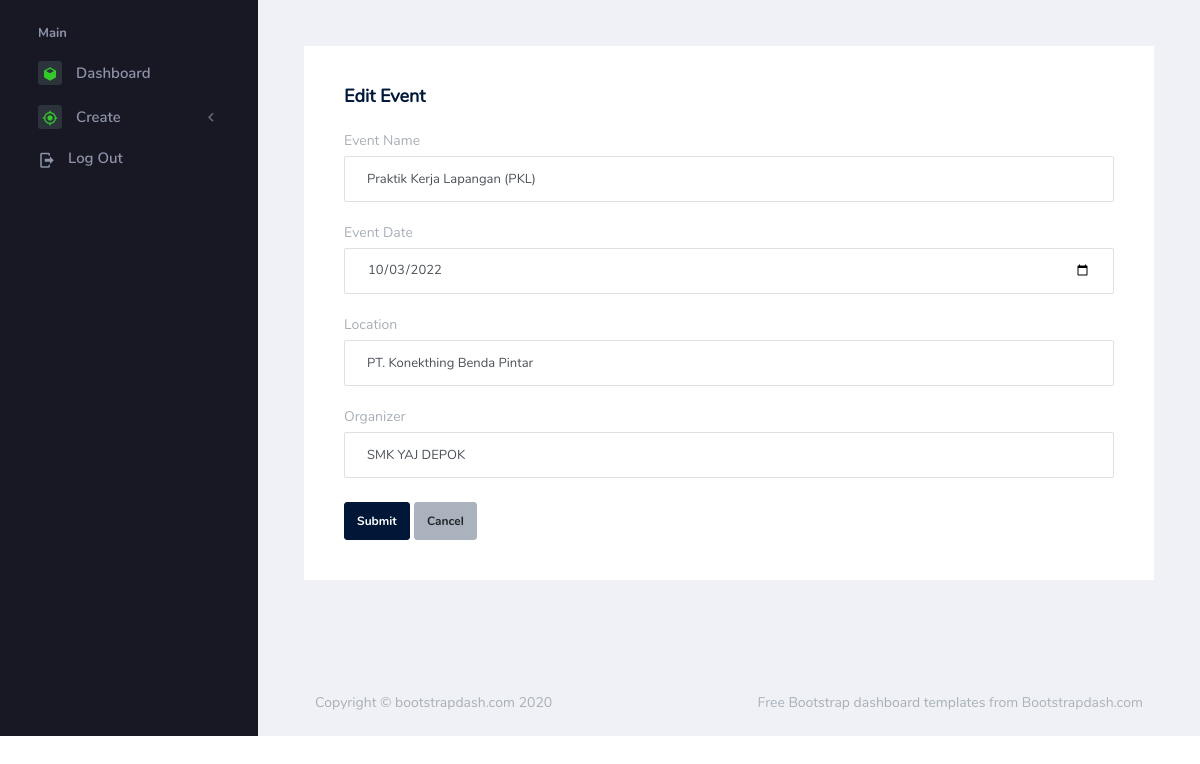
The app's page /admin/event/edit/1 with its own data.
### tables this page shows
CREATE TABLE `events` (
  `event_id` int(11) NOT NULL,
  `event_name` varchar(255) NOT NULL,
  `event_date` date NOT NULL,
  `location` varchar(255) NOT NULL,
  `organizer` varchar(255) DEFAULT NULL,
  `created_at` timestamp NOT NULL DEFAULT current_timestamp()
);

### application/controllers/admin/event.php (called while the page is built, shortened)
<?php
class event extends CI_Controller {
    public function __construct() {
        $this->load->model('M_event');
    }
public function edit($id)
	{
		$event = $this->M_event->getDataEventDetail($id);
		$data['event'] = $event;
		$this->load->view('admin/event/edit', $data);
	}
}

### index.php (called while the page is built, shortened)
<?php
require_once BASEPATH.'core/CodeIgniter.php';

### application/models/M_event.php (called while the page is built, shortened)
<?php
class M_Event extends CI_Model
{
    function getDataEventDetail($id)
    {
        $this->db->where('event_id', $id);
        $query =  $this->db->get('events');
        return $query->row();
    }
}

### application/views/admin/event/edit.php (the view, shortened to what this page needs)
<!DOCTYPE html>
<html lang="en">
  <head>
    <link rel="stylesheet" href="<?= base_url(); ?>/assets/vendors/mdi/css/materialdesignicons.min.css">
    <link rel="stylesheet" href="<?= base_url(); ?>/assets/vendors/flag-icon-css/css/flag-icon.min.css">
    <link rel="stylesheet" href="<?= base_url(); ?>/assets/vendors/css/vendor.bundle.base.css">
    <link rel="stylesheet" href="<?= base_url(); ?>/assets/vendors/font-awesome/css/font-awesome.min.css" />
    <link rel="stylesheet" href="<?= base_url(); ?>/assets/vendors/bootstrap-datepicker/bootstrap-datepicker.min.css">
    <link rel="stylesheet" href="<?= base_url(); ?>/assets/css/style.css">
  </head>
  <body>
        <div class="container-fluid page-body-wrapper">
        <nav class="sidebar sidebar-offcanvas" id="sidebar">
          <ul class="nav">
            <li class="nav-item nav-category">Main</li>
            <li class="nav-item">
              <a class="nav-link" href="dashboard_admin">
                <span class="icon-bg"><i class="mdi mdi-cube menu-icon"></i></span>
                <span class="menu-title">Dashboard</span>
              </a>
            </li>
            <li class="nav-item">
              <a class="nav-link" data-toggle="collapse" href="#ui-basic" aria-expanded="false" aria-controls="ui-basic">
                <span class="icon-bg"><i class="mdi mdi-crosshairs-gps menu-icon"></i></span>
                <span class="menu-title">Create</span>
                <i class="menu-arrow"></i>
              </a>
            </li>
            <li class="nav-item sidebar-user-actions">
              <div class="sidebar-user-menu">
                <a href="<?php echo base_url(); ?>admin/auth/logout" class="nav-link"><i class="mdi mdi-logout menu-icon"></i>
                  <span class="menu-title">Log Out</span></a>
              </div>
            </li>
          </ul>
        </nav>
<div class="main-panel">
        <div class="content-wrapper">
          <div class="row">
            <div class="col-md-12 grid-margin stretch-card">
              <div class="card">
                <div class="card-body">
                  <h4 class="card-title">Edit Event</h4>
                  <form action="<?= base_url('admin/event/fungsi_edit') ?>" method="post" class="forms-sample">
                    <div class="form-group">
                      <label for="exampleInputUsername1">Event Name</label>
                      <input type="text" class="form-control" id="exampleInputUsername1" name="event_name" value="<?= $event->event_name ?>" placeholder="Event Name">
                    </div>
                    <div class="form-group">
                      <label for="exampleInputEmail1">Event Date</label>
                      <input type="date" class="form-control" id="exampleInputUsername1" name="event_date" value="<?= $event->event_date ?>" placeholder="Event Date">
                    </div>
                    <div class="form-group">
                      <label for="exampleInputEmail1">Location</label>
                      <input type="text" class="form-control" id="exampleInputUsername1" name="location" value="<?= $event->location ?>" placeholder="Location">
                    </div>
                    <div class="form-group">
                      <label for="exampleInputEmail1">Organizer</label>
                      <input type="text" class="form-control" id="exampleInputUsername1" name="organizer" value="<?= $event->organizer ?>" placeholder="Organizer">
                    </div>
                    <button type="submit" class="btn btn-dark me-2">Submit</button>
                    <a href="<?= base_url('admin/event') ?>" class="btn btn-light">Cancel</a>
                  </form>
                </div>
              </div>
            </div>
          </div>
        </div>
  <footer class="footer">
            <div class="footer-inner-wraper">
              <div class="d-sm-flex justify-content-center justify-content-sm-between">
                <span class="text-muted d-block text-center text-sm-left d-sm-inline-block">Copyright © bootstrapdash.com 2020</span>
                <span class="float-none float-sm-right d-block mt-1 mt-sm-0 text-center"> Free <a href="https://www.bootstrapdash.com/" target="_blank">Bootstrap dashboard templates</a> from Bootstrapdash.com</span>
              </div>
            </div>
          </footer>
        </div>
      </div>
  </body>
</html>

### records on screen
events: event_name "Praktik Kerja Lapangan (PKL)", event_date "10/03/2022", location "PT. Konekthing Benda Pintar", organizer "SMK YAJ DEPOK"
